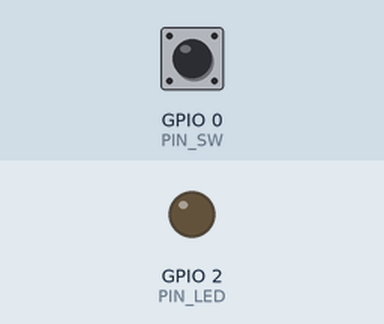
This sketch was run on a simulated ESP32. Shown: output pins drawn as LEDs (lit = HIGH). The inputs (shaded band) are chosen by the test bench; at power-on: GPIO 0 (PIN_SW) HIGH. WiFi joins after 1.5 s; servers stay silent unless stated; what the sketch prints to the serial monitor is not drawn.

Above: at 2.7 s.
2.8 s: GPIO 0 (PIN_SW) pulled LOW for 0.15 s
At 4.1 s:
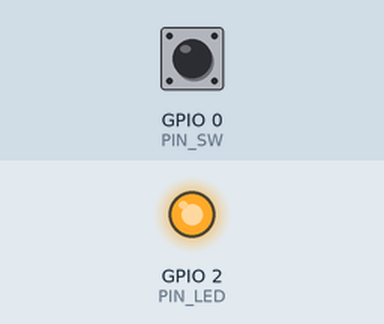
4.4 s: GPIO 0 (PIN_SW) pulled LOW for 1 s
At 6.7 s:
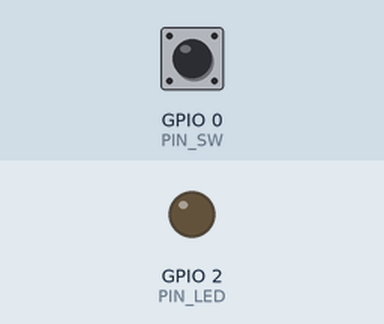
7.1 s: GPIO 0 (PIN_SW) pulled LOW for 3.2 s
At 11.6 s:
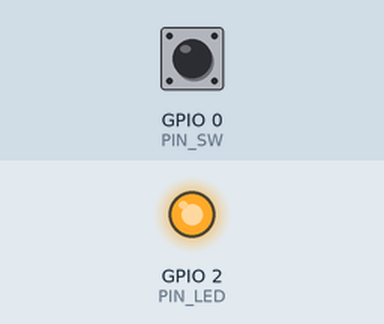
Timing chart, 0 to 13.1 s (numbered marks = the images above; inputs shaded):
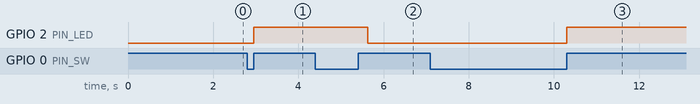

Measured:
- after the input at 2.8 s, GPIO 2 (PIN_LED): LOW → HIGH after 0.15 s
- after the input at 4.4 s, GPIO 2 (PIN_LED): HIGH → LOW after 1.2 s
- after the input at 7.1 s, GPIO 2 (PIN_LED): LOW → HIGH after 3.2 s

The sketch:

example32_test.ino
```cpp
// (licence header left out)
#include <WiFi.h>                           // ESP32用WiFiライブラリ
#define PIN_LED 2                           // GPIO 2(24番ピン)にLEDを接続
#define PIN_SW 0                            // GPIO 0(25番ピン)にスイッチを接続
#define AmbientChannelId 725                // チャネルID(整数)
#define AmbientWriteKey "ad3e53b54fe16764"  // ライトキー(16桁の16進数)
#define HOST "54.65.206.59"                 // AmbientのIPアドレス(変更しない)
#define SSID "1234ABCD"                     // 無線LANアクセスポイントのSSID
#define PASS "password"                     // パスワード

void setup(){                               // 起動時に一度だけ実行する関数
    pinMode(PIN_LED,OUTPUT);                // LEDを接続したポートを出力に
    pinMode(PIN_SW,INPUT_PULLUP);           // スイッチを接続したポートを入力に
    Serial.begin(115200);                   // 動作確認のためのシリアル出力開始
    Serial.println("Example Ambient SW");   // 「Example 02」をシリアル出力表示

    WiFi.mode(WIFI_STA);                    // 無線LANをSTAモードに設定
    delay(10);                              // ESP32に必要な待ち時間
    WiFi.begin(SSID,PASS);                  // 無線LANアクセスポイントへ接続
    while(WiFi.status() != WL_CONNECTED){   // 接続に成功するまで待つ
        delay(500);                         // 待ち時間処理
        Serial.print('.');                  // 「.」をシリアル出力表示
    }Serial.println();                      // 改行をシリアル出力表示
    Serial.println(WiFi.localIP());         // 本機のIPアドレスをシリアル出力
}

void loop(){                                // 繰り返し実行する関数
    WiFiClient client;                      // 開発中のWiFiClientを使用してみる
    unsigned long t0,t1;                    // ボタン押下・解放時刻を保持
    char s[64],data[64],http[384];

    while(digitalRead(PIN_SW));             // Hレベル(スイッチ解放)時に繰り返し
    t0=millis();                            // 1回目のボタン押し時刻を保持
    while(!digitalRead(PIN_SW));            // ボタンが開放されるまで待つ
    digitalWrite(PIN_LED,HIGH);             // LEDを点灯
    delay(8);                               // 8msの待ち時間処理を実行
    while(digitalRead(PIN_SW));             // Hレベル(スイッチ解放)時に繰り返し
    t1=millis();                            // 2回目のボタン押し時刻を保持
    delay(100);                             // チャタリング防止措置
    while(!digitalRead(PIN_SW));            // 意図しない繰り返し処理の防止
    dtostrf(1000.L/(double)(t1-t0),-5,2,s); // 以下、送信データ作成
    sprintf(data,"{\"writeKey\":\"%s\",\"d1\":\"%s\"}",AmbientWriteKey,s);
    Serial.print(s);
    Serial.println(" Hz");
    sprintf(http,"POST /api/v2/channels/%d/data HTTP/1.0\r\n",AmbientChannelId);
    sprintf(s,"Host: %s\r\n",HOST);
    strcat(http,s);
    sprintf(s,"Content-Length: %d\r\n",strlen(data));
    strcat(http,s);
    strcat(http,"Content-Type: application/json\r\n");
    strcat(http,"\r\n");
    strcat(http,data);
    if(!client.connect(HOST,80)){           // AmbientへTCP接続を実行
        Serial.println("connection failed");    // 接続失敗表示
        return;                                 // loop関数の先頭へ戻る
    }
    client.print(http);                     // TCPによるデータ送信
    delay(30);                              // 送信完了待ち
    client.stop();                          // クライアントの切断
    digitalWrite(PIN_LED,LOW);              // LEDの消灯
}
```
